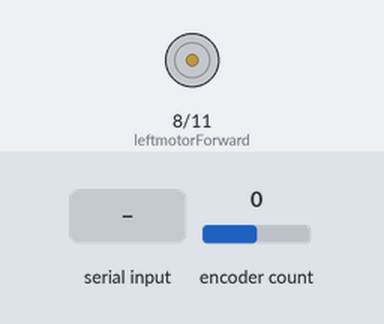
The sketch below on a simulated Arduino Uno, built with avr-gcc and run on an emulated ATmega328P. On the bench: motor-driver pin pairs drawn as motors (green arrow = first pin HIGH = forward, orange = second pin HIGH = backward, longer = more drive, scaled by the enable pin). The inputs (shaded band) are chosen by the test bench; at power-on: encoder count 0.

Above: at 1.2 s.
1.3 s: byte 30 received over Serial
At 2.5 s:
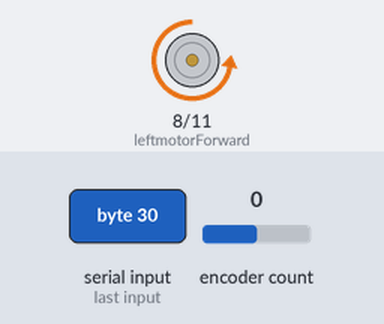
2.8 s: byte 90 received over Serial
At 3.8 s:
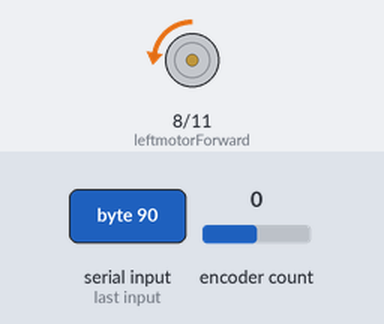
4.3 s: byte 120 received over Serial
At 5.0 s:
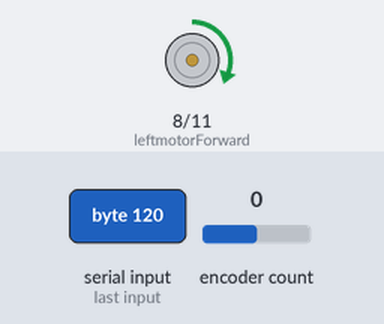
Timing chart, 0 to 7.3 s (numbered marks = the images above; inputs shaded):
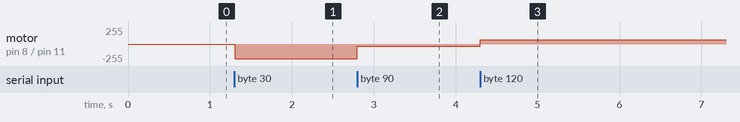

Measured:
- after the input at 1.3 s, motor on pin 8 (leftmotorForward) / pin 11 (leftmotorBackward): stopped → backward 223/255 at once
- after the input at 2.8 s, motor on pin 8 (leftmotorForward) / pin 11 (leftmotorBackward): backward 223/255 → backward 31/255 at once
- after the input at 4.3 s, motor on pin 8 (leftmotorForward) / pin 11 (leftmotorBackward): backward 31/255 → forward 63/255 at once

The sketch:

PixelX2.ino
```cpp
#include <Encoder.h>
#include <EEPROM.h>

const byte interruptPin = 2;
int val = 0;

const int relay1 = 12;
const int relay2 = 9;

int leftmotorForward = 8;    // pin 8 --- left motor (+) green wire
int leftmotorBackward = 11; // pin 11 --- left motor (-) black wire
int leftmotorspeed = 9;     // pin 9 --- left motor speed signal

int PWM = 0;
int Inverse_PWM = 0;
int level = 0;

Encoder myEnc(2, 7); //  Set up the linear actuator encoder using pins which support interrupts, avoid using pins with LEDs attached i.e. 13
long oldPosition  = -9999; //   intializing it with random negative value
long oldPressure  = -9999; //   intializing it with random negative value
int currentPosition  = -9999; //   intializing it with random negative value
int correction = 0;


//const int PressureLocal = A5;// Pressure Sensing
//const int PressureRemote = A6;// Pressure Sensing

const int baseline = 200; //minimum pressure for anything to happen at all, arbitrary value. Could be something to calibrate


void setup() {
  // put your setup code here, to run once:

  pinMode(leftmotorForward, OUTPUT);
  pinMode(leftmotorBackward, OUTPUT);
  pinMode(leftmotorspeed, OUTPUT);
  correction = EEPROMReadInt(0); // reading the last position of motor from EEPROM to later caliberate HallEffect sensor values

  Serial.begin(9600);
  //getMiddlePoint();

}


void loop() {

  //read inputs (OSC)


  //gotozero();

  // put your main code here, to run repeatedly:

  int together = -1001;


  if (Serial.available() > 0) {      //checking if any data is available from Xbee
    together = Serial.read()*10;
    together = together - 1000;

//      if(together == 0){
//        stopActuator();
//        return;
//      }
  }
//  else{
//    stopActuator();
//    return;
//  }

  if(together < -1000 || together > 1000){
    //stopActuator();
    return;
  }


      //Serial.println(together); //DEBUG

      PWM = constrain(map(abs(together), 0, 1000-baseline, 0, 255), 0, 255);
      //PWM = constrain(map(abs(together), 1000-baseline, 0, 0, 255), 0, 255);

      if(together > 10){ //the difference between pressures needs to be more than a certain baseline, so that we can also stop the actuators in balance

        //extract remote
        extendActuator();
        //Serial.print("Extracting remote; PWM:"); Serial.print(PWM); Serial.print("Inverse_PWM:"); Serial.println(Inverse_PWM);

      }
      else if(together < -10){

        //retract remote
        retractActuator();
       // Serial.print("Retracting remote; PWM:"); Serial.print(PWM); Serial.print("Inverse_PWM:"); Serial.println(Inverse_PWM);
      }
      else stopActuator();

  long newPosition = myEnc.read();  //check the encoder to see if the position has changed
  if (newPosition != oldPosition) {
    oldPosition = newPosition;
    currentPosition = newPosition + correction; //caliberating the motor position
    EEPROMWriteInt(0, currentPosition); //saving motor position in EEPROM
  }
}

void extendActuator()
{
//  Serial.print("Extending with InversePWM:");
//  Serial.println(Inverse_PWM);
  analogWrite(9, PWM);
  digitalWrite(11, LOW); // Drives LOW outputs down first to avoid damage
  digitalWrite(8, HIGH);
}

void gotozero(){
  PWM = 255;
  while(1){
    extendActuator();
    EEPROMWriteInt(0, 0);
  }
}

void retractActuator()
{
//  Serial.print("Retracting with PWM:");
//  Serial.println(PWM);
  analogWrite(9, PWM);
  digitalWrite(8, LOW); // Drives LOW outputs down first to avoid damage
  digitalWrite(11, HIGH);
}

void stopActuator() // Sets speed pins to LOW disabling both motors
{
  //Serial.println("Stop actuator");
  digitalWrite(9, LOW);
  digitalWrite(11, LOW);
  digitalWrite(8, LOW);
}

void EEPROMWriteInt(int address, int value)
{
  byte two = (value & 0xFF);
  byte one = ((value >> 8) & 0xFF);

  EEPROM.update(address, two);
  EEPROM.update(address + 1, one);
}

int EEPROMReadInt(int address)
{
  long two = EEPROM.read(address);
  long one = EEPROM.read(address + 1);

  return ((two << 0) & 0xFFFFFF) + ((one << 8) & 0xFFFFFFFF);
}

//void getMiddlePoint()
//{
//   PWM = 255;
//
//  while(1){
//
//     long newPosition = myEnc.read()+ correction;  //check the encoder to see if the position has changed
//     EEPROMWriteInt(0, newPosition); //saving motor position in EEPROM
//
//
//     if(newPosition > 6100)
//     {
//        retractActuator();
//     }
//     else if(newPosition < 6000)
//     {
//        extendActuator();
//     }
//     else return;
//  }
//
//
//
//}
```
